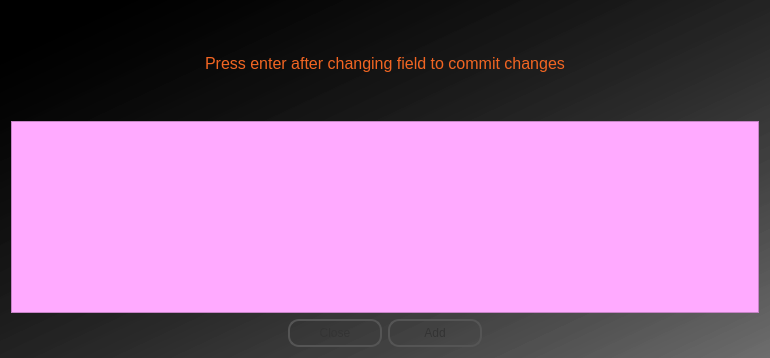
<?xml version="1.0" encoding="UTF-8"?>
<ui version="4.0">
 <class>EditUsersDialog</class>
 <widget class="QDialog" name="EditUsersDialog">
  <property name="windowModality">
   <enum>Qt::ApplicationModal</enum>
  </property>
  <property name="geometry">
   <rect>
    <x>0</x>
    <y>0</y>
    <width>770</width>
    <height>358</height>
   </rect>
  </property>
  <property name="windowTitle">
   <string>Edit Users</string>
  </property>
  <property name="windowIcon">
   <iconset resource="myrc.qrc">
    <normaloff>:/newPrefix/Resources/path2829.png</normaloff>:/newPrefix/Resources/path2829.png</iconset>
  </property>
  <property name="styleSheet">
   <string notr="true">QDialog{
	background-color: qlineargradient(spread:pad, x1:1, y1:1, x2:0.057, y2:0.0681818, stop:0 rgba(81, 81, 81, 151), stop:0.98 rgba(0, 0, 0, 255));

}

QLabel {

color:#f26522;font: 75 12pt &quot;Arial&quot;;font-size:16px;

}

#pushButton,#pushButton_2{
	
	
font: 75 8pt &quot;Arial Black&quot;;
color: #333;
border: 2px solid #555;
border-radius: 11px;
padding: 5px;
background: qradialgradient(cx: 0.3, cy: -0.4,
fx: 0.3, fy: -0.4,
radius: 1.35, stop: 0 #fff, stop: 1 #888);
min-width: 80px;
	

}

#pushButton:hover,#pushButton_2:hover{
background: qradialgradient(cx: 0.3, cy: -0.4,
fx: 0.3, fy: -0.4,
radius: 1.35, stop: 0 #fff, stop: 1 #bbb);
}

#pushButton:pressed,#pushButton_2:pressed{

background: qradialgradient(cx: 0.4, cy: -0.1,
fx: 0.4, fy: -0.1,
radius: 1.35, stop: 0 #fff, stop: 1 #ddd);
}

#tableView {
	font: 10pt &quot;Arial&quot;;
	background-color: rgb(255, 170, 255);
}</string>
  </property>
  <property name="modal">
   <bool>true</bool>
  </property>
  <layout class="QGridLayout" name="gridLayout">
   <item row="0" column="0">
    <layout class="QHBoxLayout" name="horizontalLayout_2">
     <item>
      <spacer name="horizontalSpacer_3">
       <property name="orientation">
        <enum>Qt::Horizontal</enum>
       </property>
       <property name="sizeHint" stdset="0">
        <size>
         <width>40</width>
         <height>20</height>
        </size>
       </property>
      </spacer>
     </item>
     <item>
      <widget class="QLabel" name="label">
       <property name="text">
        <string>Press enter after changing field to commit changes</string>
       </property>
      </widget>
     </item>
     <item>
      <spacer name="horizontalSpacer_4">
       <property name="orientation">
        <enum>Qt::Horizontal</enum>
       </property>
       <property name="sizeHint" stdset="0">
        <size>
         <width>40</width>
         <height>20</height>
        </size>
       </property>
      </spacer>
     </item>
    </layout>
   </item>
   <item row="1" column="0">
    <widget class="QTableView" name="tableView">
     <property name="sizePolicy">
      <sizepolicy hsizetype="Preferred" vsizetype="Preferred">
       <horstretch>0</horstretch>
       <verstretch>0</verstretch>
      </sizepolicy>
     </property>
    </widget>
   </item>
   <item row="2" column="0">
    <layout class="QHBoxLayout" name="horizontalLayout">
     <item>
      <spacer name="horizontalSpacer_2">
       <property name="orientation">
        <enum>Qt::Horizontal</enum>
       </property>
       <property name="sizeHint" stdset="0">
        <size>
         <width>40</width>
         <height>20</height>
        </size>
       </property>
      </spacer>
     </item>
     <item>
      <widget class="QPushButton" name="pushButton_2">
       <property name="text">
        <string>Close</string>
       </property>
      </widget>
     </item>
     <item>
      <widget class="QPushButton" name="pushButton">
       <property name="text">
        <string>Add</string>
       </property>
      </widget>
     </item>
     <item>
      <spacer name="horizontalSpacer">
       <property name="orientation">
        <enum>Qt::Horizontal</enum>
       </property>
       <property name="sizeHint" stdset="0">
        <size>
         <width>40</width>
         <height>20</height>
        </size>
       </property>
      </spacer>
     </item>
    </layout>
   </item>
  </layout>
 </widget>
 <resources>
  <include location="myrc.qrc"/>
 </resources>
 <connections/>
</ui>
